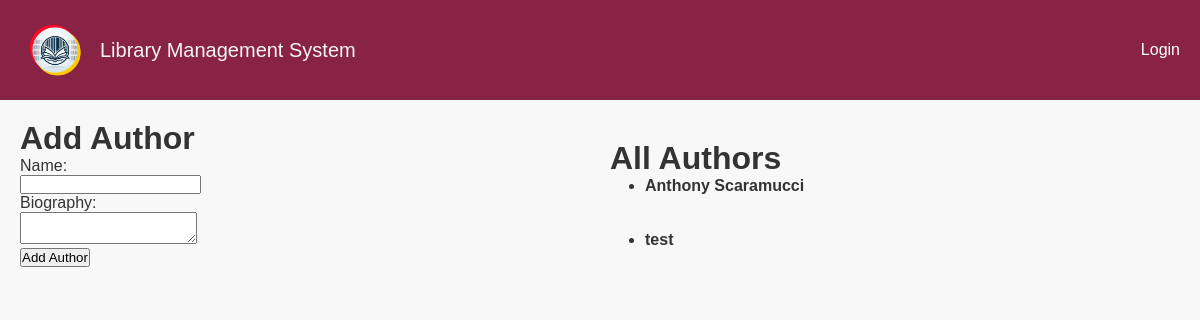
/add_author/, run on an earlier commit of the app's database.
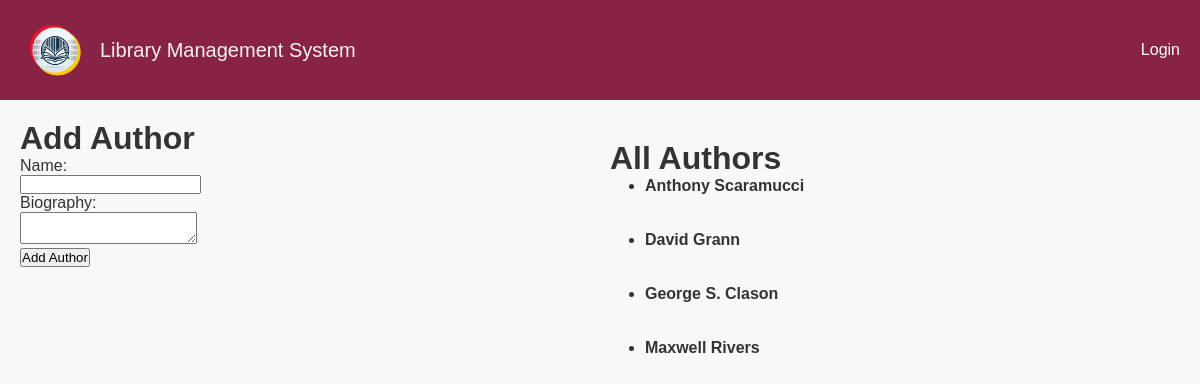
And on a later commit of the database.
### lms/models.py (models this page shows, shortened)
class Author(models.Model):
    name = models.CharField(max_length=100)
    biography = models.TextField(blank=True)

### lms/views.py (the view)
# urls.py: path('add_author/', add_author, name="add_author"),
def add_author(request):
    if request.method == 'POST':
        name = request.POST.get('name')
        author = Author.objects.create(name=name)
        return redirect('add_author')
    else:
        return render(request, 'lms/add_author.html', {'authors': Author.objects.all()})

### lms/templates/lms/add_author.html (shortened to what this page needs)
{% extends 'lms/_base.html' %}
{% block content %}
<div class="author-container">
    <div class="add-author">
        <h1>Add Author</h1>
        <form method="POST" action="{% url 'add_author' %}">
            <label for="name">Name:</label><br>
            <input type="text" id="name" name="name"><br>
            <label for="biography">Biography:</label><br>
            <textarea id="biography" name="biography"></textarea><br>
            <input type="submit" value="Add Author">
        </form>
    </div>
    <div class="all-authors">
        <h1 style='margin-top: 20px'>All Authors</h1>
        <ul>
            {% for author in authors %}
                <li style='margin-left: 35px;'><b>{{ author.name }}</b>
                </li><br><br>
            {% endfor %}
        </ul>
    </div>
</div>
{% endblock content %}

What changed in the data, as far as the page shows it:
removed Author: name "test"
added Author: name "David Grann"
added Author: name "George S. Clason"
added Author: name "Maxwell Rivers"
